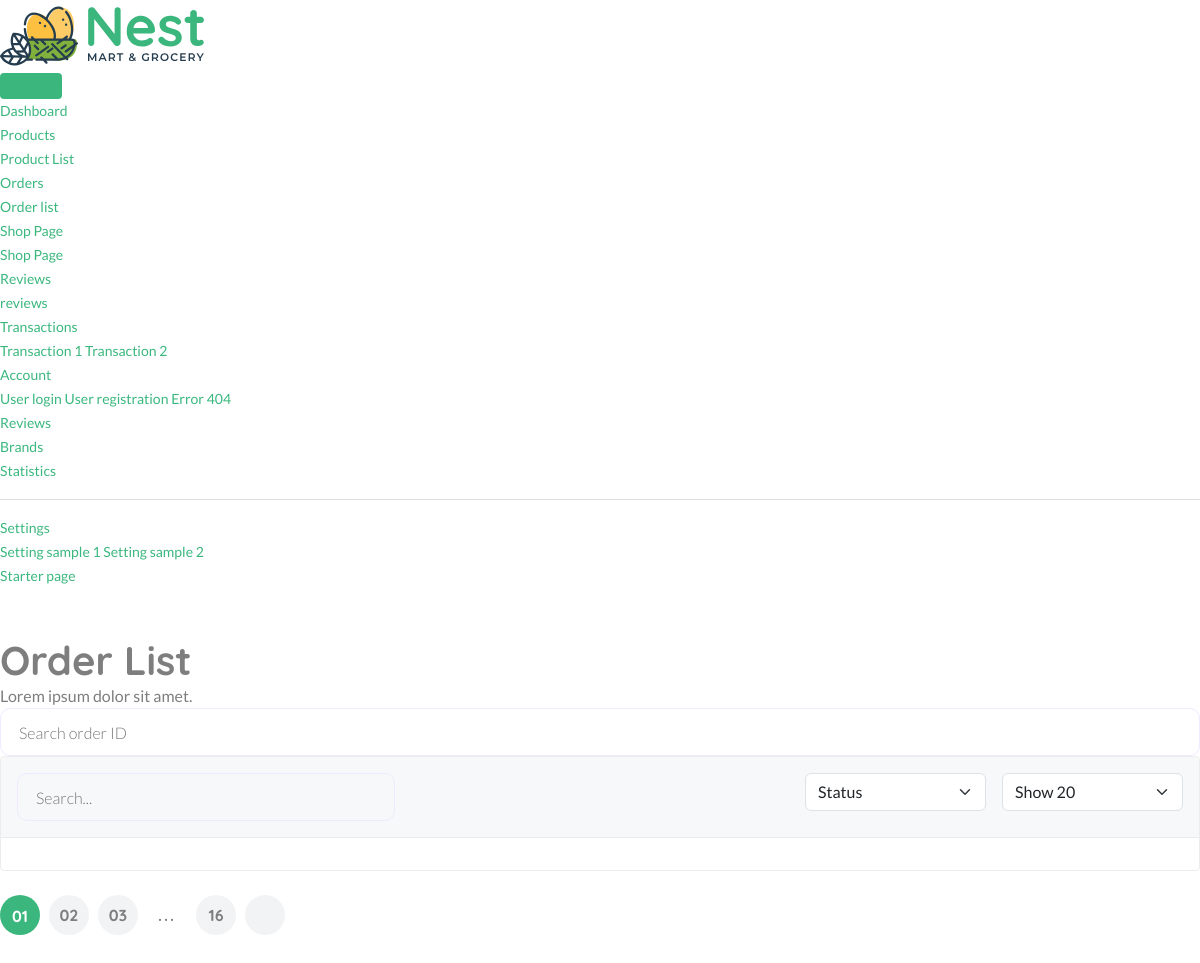
The page /useradmin/orders on the database as committed earlier.
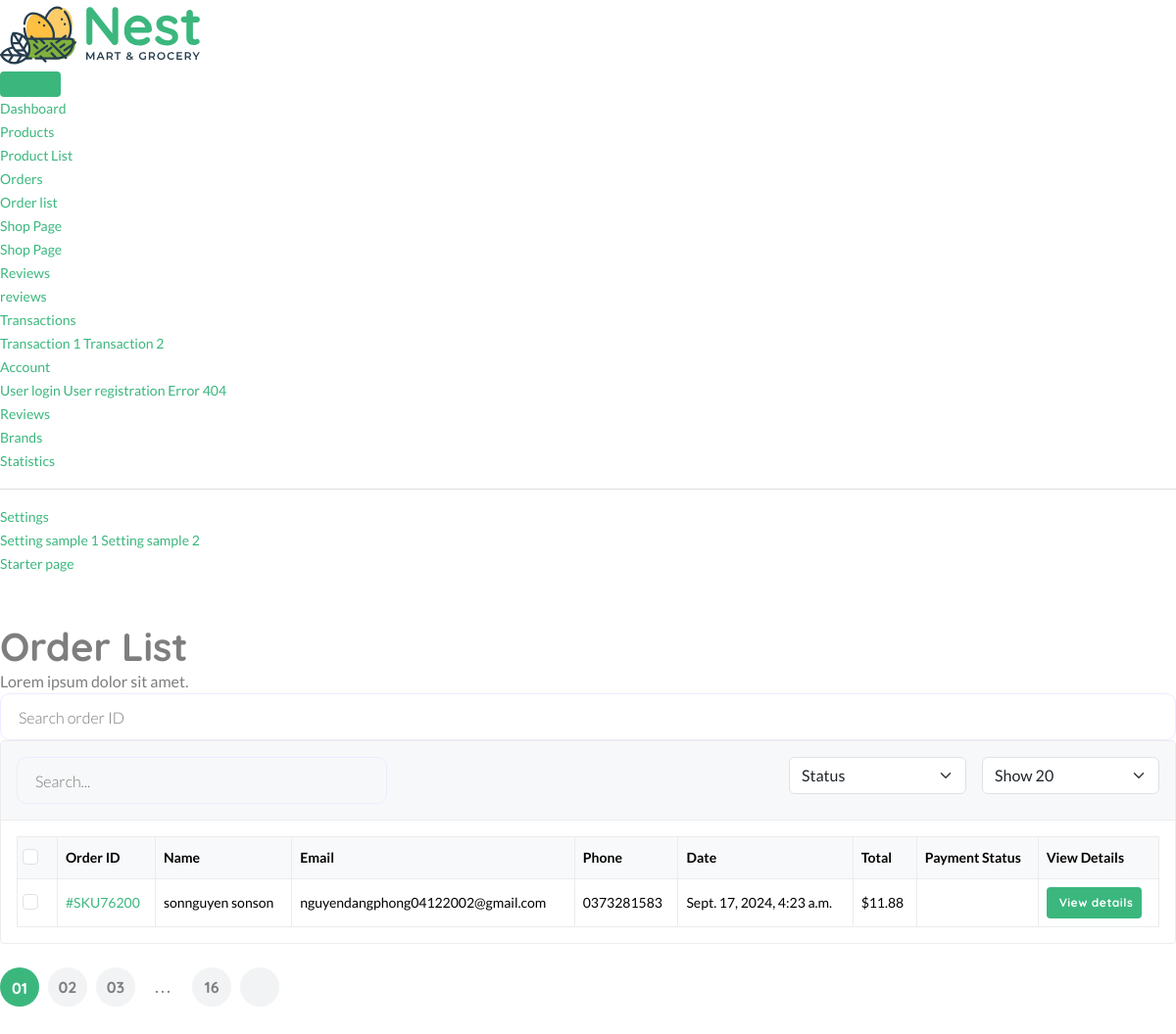
The same page on the database as committed later.
### core/models.py (models this page shows)
class CartOrder (models.Model):
    user = models.ForeignKey(User, on_delete = models.CASCADE)
    full_name = models.CharField(max_length=100,null=True, blank=True)
    email = models.CharField(max_length=100,null=True, blank=True)
    phone = models.CharField(max_length=100,null=True, blank=True)
    address = models.CharField(max_length=100,null=True, blank=True)
    city = models.CharField(max_length=100,null=True, blank=True)
    state = models.CharField(max_length=100,null=True, blank=True)
    country = models.CharField(max_length=100,null=True, blank=True)
    coupons = models.ManyToManyField("core.Coupon", blank=True)
    price = models.DecimalField(max_digits=12, decimal_places=2, default="0.00")
    saved = models.DecimalField(max_digits=12, decimal_places=2, default="0.00")
    shipping_method = models.CharField(max_length=100,null=True, blank=True)
    tracking_id = models.CharField(max_length=100, null=True, blank=True)
    tracking_website_address = models.CharField(max_length=100,null=True, blank=True)
    paid_status = models.BooleanField(default=False)
    order_date = models.DateTimeField(auto_now_add=True,null=True,blank=True)
    product_status = models.CharField(choices=STATUS_CHOICE, max_length=30, default="processing",null=True, blank=True)
    sku = ShortUUIDField(null=True,blank=True, length=5,prefix = "SKU", max_length=20, alphabet="1234567890")
    oid = ShortUUIDField(null=True,blank=True, length=5, max_length=20, alphabet="1234567890")
    stripe_payment_intent = models.CharField(max_length=1000,null=True,blank=True)
    class Meta:
        verbose_name_plural = "Cart Order"

### useradmin/views.py (the view)
# urls.py: path("orders",views.orders, name="orders"),
def orders(request):
    orders = CartOrder.objects.all()
    context = {
        "orders":orders,
    }
    return render(request,"useradmin/orders.html",context)

### core/context_processor.py (called while the page is built)
def default(request):
    categories = Category.objects.all()
    vendors = Vendor.objects.all()
    min_max_price = Product.objects.aggregate(Min("price"),Max("price"))
    try:
        address = Address.objects.get(user = request.user)
    except:
        address = None
    try:
        wishlist = Wishlist.objects.filter(user = request.user)
    except:
        messages.warning(request,"you need login ")
        wishlist = 0
    return{
        "categories":categories,
        "wishlist":wishlist,
        "address":address,
        "vendors":vendors,
        "min_max_price":min_max_price,
    }

### templates/useradmin/orders.html (shortened to what the changed rows need)
{% extends "useradmin/base.html" %}
{% load static %}
{% load humanize %}
{% block content %}
<main class="main-wrap">
    <section class="content-main">
        <div class="content-header">
            <div>
                <h2 class="content-title card-title">Order List</h2>
            </div>
        </div>
        <div class="card mb-4">
            <div class="card-body">
                <div class="table-responsive">
                    <table class="table align-middle table-nowrap mb-0">
                        <thead class="table-light">
                            {% for l in orders %}
                            <tr>
                                <th scope="col" class="text-center">
                                    <div class="form-check align-middle">
                                        <input class="form-check-input" type="checkbox" id="transactionCheck01" />
                                    </div>
                                </th>
                                <th class="align-middle" scope="col">Order ID</th>
                                <th class="align-middle" scope="col">Name</th>
                                <th class="align-middle" scope="col">Email</th>
                                <th class="align-middle" scope="col"> Phone</th>
                                <th class="align-middle" scope="col">Date</th>
                                <th class="align-middle" scope="col">Total</th>
                                <th class="align-middle" scope="col">Payment Status</th>
                                <th class="align-middle" scope="col">View Details</th>
                            </tr>
                        </thead>
                        <tbody>
                            <tr>
                                <td class="text-center">
                                    <div class="form-check">
                                        <input class="form-check-input" type="checkbox" id="transactionCheck02" />
                                    </div>
                                </td>
                                <td><a href="#" class="f w-bold">#{{l.sku}}</a></td>
                                <td>{{l.full_name}}</td>
                                <td>{{l.email}}</td>
                                <td>{{l.phone}}</td>
                                <td>{{l.order_date}}</td>
                                <td>${{l.price}}</td>
                                <td>
                                    {% if l.paid_status == True %}
                                    <span class="badge badge-pill badge-soft-success">Paid</span>
                                    {% else  %}
                                    <span class="badge badge-pill badge-soft-danger">Not Paid</span>
                                    {% endif %}
                                </td>
                                <td>
                                    <a href="{% url "useradmin:order_detail" l.id %}" class="btn btn-xs"> View details</a>
                                </td>
                            </tr>
                            {% endfor %}
                        </tbody>
                    </table>
                </div>
            </div>
        </div>
    </section>
</main>
{% endblock content %}

Rows that differ between the two databases and show on the page:
added CartOrder: sku "SKU76200", full_name "sonnguyen sonson", email "nguyendangphong04122002@gmail.com", phone "0373281583", order_date "Sept. 17, 2024, 4:23 a.m.", price "11.88"
